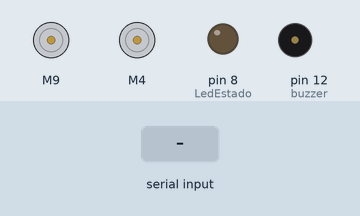
Simulated run of this sketch. Board: Arduino Nano, built with avr-gcc and run on an emulated ATmega328P. On the bench: 2 × DC motor (green arrow = forward, orange = backward, longer = faster), output pins drawn as LEDs (lit = HIGH), buzzer (waves = sounding). Inputs (shaded band) come from the test bench.

Above: at 1.2 s.
1.3 s: "V" received over the second serial link
At 1.5 s:
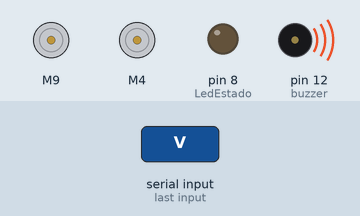
4.3 s: "F" received over the second serial link
At 5.5 s:
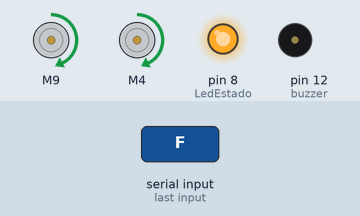
5.8 s: "T" received over the second serial link
At 6.3 s:
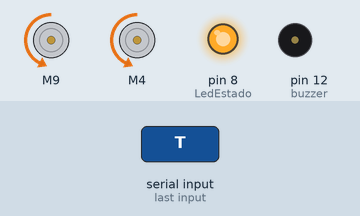
7.3 s: "E" received over the second serial link
At 8.5 s:
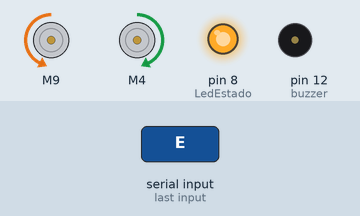
8.8 s: "D" received over the second serial link
At 10.0 s:
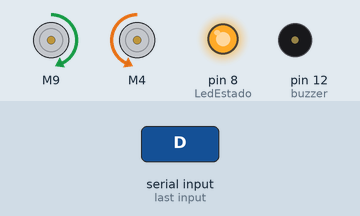
10.3 s: "P" received over the second serial link
At 10.8 s:
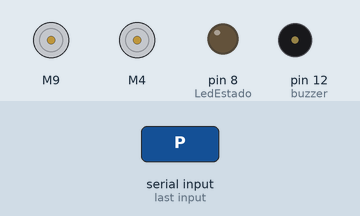
Timing chart, 0 to 12.8 s (numbered marks = the images above; inputs shaded):
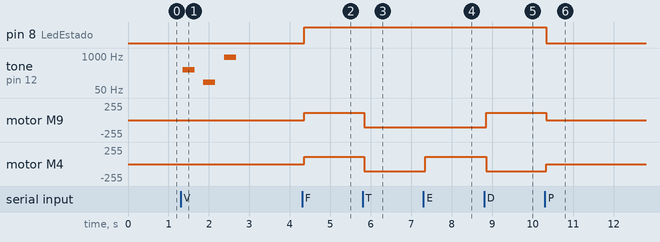

Measured:
- after the input at 1.3 s, tone on pin 12 (buzzer): plays 300 Hz for 0.30 s, 100 Hz for 0.30 s, 900 Hz for 0.30 s, starting after 0.05 s
- after the input at 4.3 s, pin 8 (LedEstado): LOW → HIGH after 0.05 s; motor M9, motor M4: stopped → forward 110/255 after 0.05 s
- after the input at 5.8 s, motor M9, motor M4: forward 110/255 → backward 110/255 at once
- after the input at 7.3 s, motor M4: backward 110/255 → forward 110/255 at once
- after the input at 8.8 s, motor M9: backward 110/255 → forward 110/255 after 0.05 s; motor M4: forward 110/255 → backward 110/255 after 0.05 s
- after the input at 10.3 s, pin 8 (LedEstado): HIGH → LOW at once; motor M9: forward 110/255 → stopped at once; motor M4: backward 110/255 → stopped at once

The sketch:

BluetoothRobot.ino
```cpp
//Programa : Robô Controlado por Bluetooth que Toca Buzina e Música.
//Controle 2 motores DC usando Ponte H L298N

/*
                      +-----+
         +------------| USB |------------+
         |            +-----+            |
    B5   | [ ]D13/SCK        MISO/D12[Z] |   B4
         | [ ]3.3V           MOSI/D11[H]~|   B3
         | [ ]V.ref     ___    SS/D10[H]~|   B2
    C0   | [ ]A0       / N \       D9[H]~|   B1
    C1   | [ ]A1      /  A  \      D8[L] |   B0
    C2   | [ ]A2      \  N  /      D7[ ] |   D7
    C3   | [ ]A3       \_0_/       D6[B]~|   D6
    C4   | [ ]A4/SDA               D5[B]~|   D5
    C5   | [ ]A5/SCL               D4[H] |   D4
         | [ ]A6              INT1/D3[H]~|   D3
         | [ ]A7              INT0/D2[H] |   D2
         | [ ]5V                  GND[ ] |
    C6   | [ ]RST                 RST[ ] |   C6
         | [ ]GND   5V MOSI GND   TX1[ ] |   D0
         | [ ]Vin   [ ] [ ] [ ]   RX1[ ] |   D1
         |          [ ] [ ] [ ]          |
         |          MISO SCK RST         |
         | NANO-V3                       |
         +-------------------------------+

         http://busyducks.com/ascii-art-arduinos
*/

#include <SoftwareSerial.h>
#include <L298N.h>

//=========================================
// [L] Criando variável para o led vermelho
//=========================================
#define LedEstado 8

//========================================================
// [B] Bluetooth
// Definição de um objeto SoftwareSerial.
// Usaremos os pinos 5 e 6, como RX e TX, respectivamente.
// Isto evita o erro do Avrdude
//========================================================
#define RX 5
#define TX 6
SoftwareSerial serial(RX, TX);

//======================================================
// [H] H-Bridge
// Definicoes pinos Arduino ligados a entrada da Ponte H
//======================================================
//Motor A
#define ENA 11
#define IN1 9
#define IN2 10

//Motor B
#define ENB 3
#define IN3 4
#define IN4 2

//========================
//create a motor instances
//========================
L298N motorA(ENA, IN1, IN2);
L298N motorB(ENB, IN3, IN4);

//================================
// [Z] Buzzer conectado ao pino 12
//================================
int buzzer = 12;

//melodia do MARIO THEME
int melodia[] = {660, 660, 660, 510, 660, 770, 380};

//duração de cada nota
int duracaodasnotas[] = {100, 100, 100, 100, 100, 100, 100};

//pausa depois das notas
int pausadepoisdasnotas[] = {150, 300, 300, 100, 300, 550, 575};

//constants won't change:
const long interval = 20; // interval at which to blink (milliseconds)

//variáveis globais:
int velocidade = 100; //Velocidade dos Motores

void setup()
{
  //=============================
  // Pino 4 do arduino como saída
  //=============================
  pinMode(LedEstado, OUTPUT);

  //===============================
  //Define a velocidade dos motores
  //===============================
  motorA.setSpeed(velocidade);
  motorB.setSpeed(velocidade);

  //Sets the baud for serial data transmission
  serial.begin(9600);

  //Pino 12 do arduino como saída
  pinMode(buzzer, OUTPUT);
}

void loop()
{
  //Criando uma variável do tipo caracter
  char z;

  //Variável 'z' recebe o valor da porta Serial
  z = serial.read();

  pausa(interval);

  switch (z)
  {
    case 'F' : //Se 'F' for recebido, vai para Frente
      //Mensagem será enviada para o módulo HC-06 e daí para o Android.
      serial.print("Move Forward");

      // Move Forward
      moveForward();

      //Acende o LED.
      digitalWrite(LedEstado, HIGH);

      break;

    case 'T' : //Se 'T' for recebido, vai para Trás
      //Mensagem será enviada para o módulo HC-06 e daí para o Android.
      serial.print("Move Backward");

      //Move Backward
      moveBackward();

      //Acende o LED.
      digitalWrite(LedEstado, HIGH);

      break;

    case 'E' : //Se 'E' for recebido, vira para Esquerda
      //Mensagem será enviada para o módulo HC-06 e daí para o Android.
      serial.print("Move Left");

      //Move Left
      turnLeft();

      //Acende o LED.
      digitalWrite(LedEstado, HIGH);

      break;

    case 'D' : //Se 'D' for recebido, vira para Direita
      //Mensagem será enviada para o módulo HC-06 e daí para o Android.
      serial.print("Move Right");

      //Move Right
      turnRight();

      //Acende o LED.
      digitalWrite(LedEstado, HIGH);

      break;

    case 'P' : //Se 'P' for recebido, Pára o Movimento
      //Mensagem será enviada para o módulo HC-06 e daí para o Android.
      serial.print("Stop the Move");

      //Move Stop
      moveStop();

      //Apaga o LED.
      digitalWrite(LedEstado, LOW);

      break;

    case 'V' : //Se 'V' for recebido, Aumenta a Velocidade
      //Mensagem será enviada para o módulo HC-06 e daí para o Android.
      serial.print("Velocidade: ");
      serial.println(velocidade);

      //Play the Buzzer
      playBuzzer();

      //Aumenta a Velocidade
      velocidade += 10;
      if (velocidade > 250)
      {
        velocidade = 250;
      }

      //=================================
      //Redefine a velocidade dos motores
      //=================================
      motorA.setSpeed(velocidade); //Para bateria carregada, usar valor = 70
      motorB.setSpeed(velocidade); //Para bateria carregada, usar valor = 70
      break;

    case 'v' : //Se 'v' for recebido, Diminui a Velocidade
      //Mensagem será enviada para o módulo HC-06 e daí para o Android.
      serial.print("Velocidade: ");
      serial.println(velocidade);

      //Play the Buzzer
      playBuzzer();

      //Aumenta a Velocidade
      velocidade -= 10;
      if (velocidade < 0)
      {
        velocidade = 0;
      }

      //=================================
      //Redefine a velocidade dos motores
      //=================================
      motorA.setSpeed(velocidade); //Para bateria carregada, usar valor = 70
      motorB.setSpeed(velocidade); //Para bateria carregada, usar valor = 70
      break;

    case 'M' : //Se 'M' for recebido, Toca a Música
      //Mensagem será enviada para o módulo HC-06 e daí para o Android.
      serial.print("Play the Music");

      //Play Super Mario Theme
      playSuperMarioTheme();

      break;
  }
}

void pausa(unsigned int milisegundos)
{
  volatile unsigned long compara = 0;
  volatile int contador = 0;
  do
  {
    if (compara != millis())
    {
      contador++;
      compara = millis();
    }
  } while (contador <= milisegundos);
  return;
}

void moveStop()
{
  //Move Stop
  motorA.stop();
  motorB.stop();
}

void moveForward()
{
  // Move Forward
  motorA.forward();
  motorB.forward();
}

void moveBackward()
{
  //Move Backward
  motorA.backward();
  motorB.backward();
}

void turnRight()
{
  //Move Right
  motorA.forward();
  motorB.backward();
}

void turnLeft()
{
  //Move Left
  motorA.backward();
  motorB.forward();
}

void playBuzzer()
{
  /*
    o número 12 indica que o pino positivo do buzzer está na porta 12
    o número 300 é a frequência que será tocado
    o número 300 é a duração do som
  */
  //aqui sai o som
  tone(buzzer, 300, 300);
  pausa(500);

  //aqui sai o som
  tone(buzzer, 100, 300);
  pausa(500);

  //aqui sai o som
  tone(buzzer, 900, 300);
  pausa(500);
}

void playSuperMarioTheme()
{
  //for para tocar as 6 primeiras notas começando no 0 até 6 ++ incrementado
  for (int nota = 0; nota < 6; nota++)
  {
    int duracaodanota = duracaodasnotas[nota];
    tone(buzzer, melodia[nota], duracaodanota);
    pausa(pausadepoisdasnotas[nota]);
  }

  noTone(buzzer);
}
```
